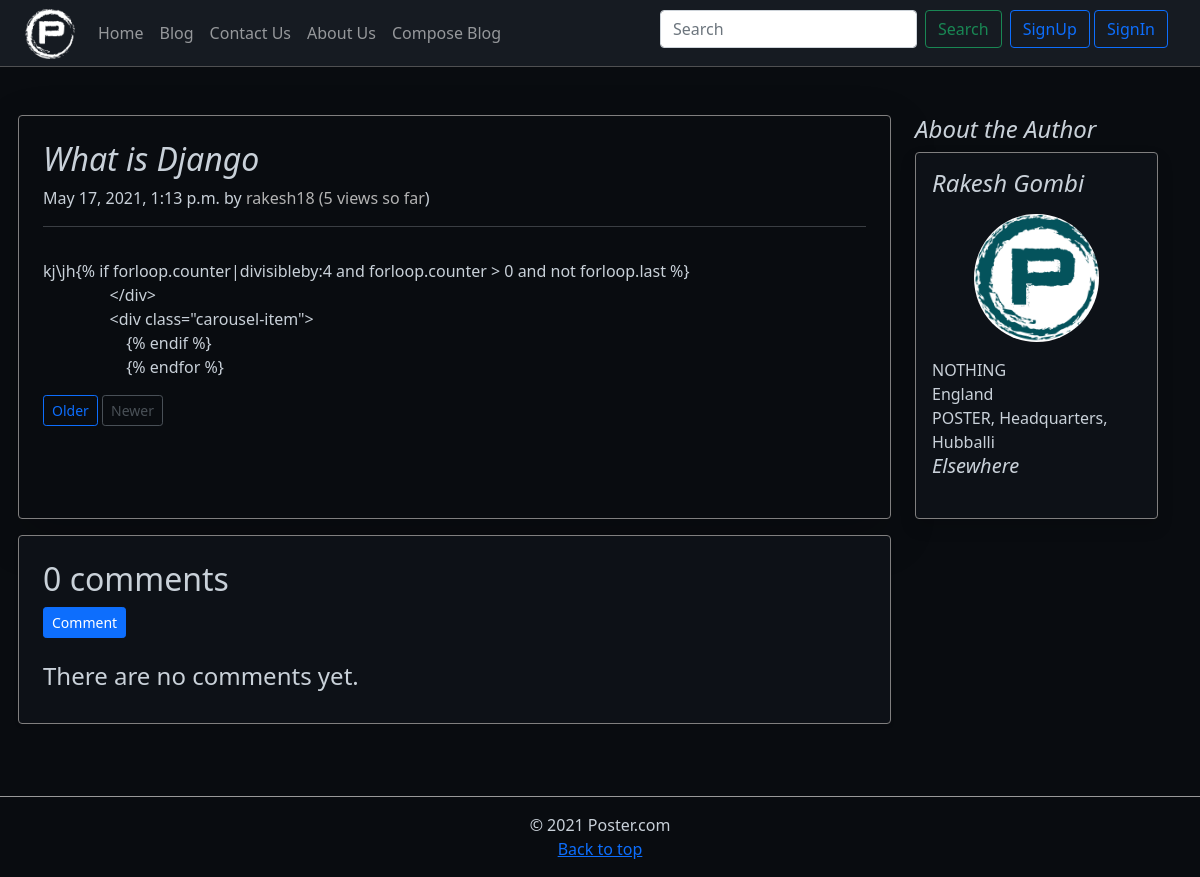
Screenshot of /blog/63-What-is-Django/ with the database file from the repository.
### Blog/models.py (models this page shows, shortened)
class Post(models.Model):
    sno = models.AutoField(primary_key=True)
    category = models.CharField(max_length=50, default="")
    title = models.CharField(max_length=300, default="")
    author = models.CharField(max_length=255, default="")
    content = RichTextField(blank=True, null=True)
    slug = models.CharField(max_length=350)
    views = models.IntegerField(default=0)
    timestamp = models.DateTimeField(auto_now_add=True)

### Home/models.py (models this page shows, shortened)
class Profile(models.Model):
  user = models.OneToOneField(User, null=True, on_delete=models.CASCADE)
  bio = models.TextField()
  organisation = models.CharField(max_length=300, default="")
  country = models.CharField(max_length=50, default="")
  display_pic = models.FileField(upload_to="pic_folder")
  website = models.CharField(max_length=255, null=True, blank=True, default="")
  facebook = models.CharField(max_length=255, null=True, blank=True, default="")
  instagram = models.CharField(max_length=255, null=True, blank=True, default="")
  twitter = models.CharField(max_length=255, null=True, blank=True, default="")
  github = models.CharField(max_length=255, null=True, blank=True, default="")

### Blog/views.py (the view)
# urls.py: path('<str:slug>/', views.blogPost, name="BlogPost"),
def blogPost(request, slug):
    post = get_object_or_404(Post, slug=slug)
    post.views += 1
    post.save()
    author = User.objects.filter(username=post.author).first()
    print(author.email)
    comments = post.comments.filter(active=True, parent__isnull=True)
    if request.method == 'POST':
        comment_form = CommentForm(data=request.POST)
        if comment_form.is_valid():
            parent_obj = None
            try:
                parent_id = int(request.POST.get('parent_id'))
            except:
                parent_id = None
            if parent_id:
                parent_obj = Comment.objects.get(id=parent_id)
                reply = post.comments.filter(
                    id=parent_id, active=True, parent__isnull=False)
                print(reply)
                if parent_obj:
                    replay_comment = comment_form.save(commit=False)
                    replay_comment.parent = parent_obj
            new_comment = comment_form.save(commit=False)
            new_comment.post = post
            subject, from_email, to = f"New comment on your post {post.title}", 'rakeshgombi18@gmail.com', f'{author.email}'
            text_content = 'This is an important message.'
            html_content = f'''
             <div style="background: #eee; padding: 15px; margin: 0; display: inline-block; border-radius:10px ">
              <div class="container"
                style="padding: 10px; border-radius: 10px; background-color: rgb(255, 255, 255); display: inline-block; margin:0 auto">
                <h4>Hi {author.first_name} {author.last_name},</h4>
                <p><strong>{request.POST['name']}</strong> has just now commeted as <b>{request.POST['body']} </b> On your post
                  <strong>{post.title}</strong>
                </p>
                <p style="text-align: center;"><a href="http://127.0.0.1:8000/blog/61-Blog-Home/"
                    style="padding: 5px 10px; background: #ff7300; color: white; text-decoration: none; border-radius: 15px; display: inline-block; margin: 0 auto; text-align: center; font-size: large;"
                    target="_blank">Click to view</a></p>
                <p>Good luck! Have a nice day😊</p>
              </div>
              <p style="text-align: center; color: rgb(93, 93, 93);">Thank you for blogging with poster</p>
            </div>
            '''
            msg = EmailMultiAlternatives(
                subject, text_content, from_email, [to])
            msg.attach_alternative(html_content, "text/html")
            msg.send()
            new_comment.save()
            return redirect(request.META.get('HTTP_REFERER', 'redirect_if_referer_not_found'))
    else:
        comment_form = CommentForm()
    return render(request,
                  'blog/blogPost.html',
                  {'post': post,
                   'comments': comments,
                   'comment_form': comment_form,
                   'author': author
                   })

### Blog/forms.py
class CommentForm(forms.ModelForm):
    class Meta:
        model = Comment
        fields = ('name', 'email', 'body')

### templates/blog/blogPost.html (shortened to what this page needs)
{% extends 'base.html' %}
{% load crispy_forms_tags %}
{% load static %}
{% load humanize %}
{% block css %}
<link rel="stylesheet" href="{% static 'style/blogPost.css'%}">
<link rel="stylesheet" href="{% static 'prism/prism.css'%}">
{% endblock css %}
{% block body %}
<main class="bg-black0 text-light">
  <div class="container py-5 mx-auto">
    <div class="row g-5">
      <div class="col-md-9  border shadow-lg rounded py-4">
        <article class="blog-post control-img">
          <h2 class="fst-italic ">{{post.title}}</h2>
          <p class=" blog-post-meta">{{post.timestamp}} by <span class="text-muted">{{ post.author }} ({{post.views}}
              views so far</span>)</p>
          <hr class="m-0 p-0">
          <p class="pt-3 control-img text-sm-left text-light " style="max-width: 100%;">
            {{ post.content|safe }}
          </p>
        </article>
        <nav class="blog-pagination" aria-label="Pagination">
          <a class="btn btn-outline-primary btn-sm" href="#">Older</a>
          <a class="btn btn-outline-secondary disabled btn-sm" href="#" tabindex="-1" aria-disabled="true">Newer</a>
        </nav>
      </div>
      <div class="col-md-3">
        <div class="position-sticky" style="top: 2rem;">
          <h4 class="fst-italic">About the Author</h4>
          <div class="p-3 bg-black1 border rounded shadow popup">
            <h4 class="fst-italic mb-3">{{author.first_name}} {{author.last_name}}</h4>
            {% if author.profile.display_pic %}
            <img src="{{ author.profile.display_pic.url}}" width="400" height="400">
            {% else %}
            <img src="{% static 'logo/favicon.png' %}" class="" alt="...">
            {% endif %}
            <p class="mb-0 mt-3">{{author.profile.bio}}</p>
            <p class="mb-0">{{author.profile.country}}</p>
            <p class="mb-0">{{author.profile.organisation}}</p>
            <div class="">
              <h5 class="fst-italic">Elsewhere</h5>
              <p class="text-justify text-center m-0 p-0 py-2">
              </p>
            </div>
          </div>
        </div>
      </div>
      <div class="sol-lg-9 col-md-9 sol-sm-11 card mb-4 bg-black1 text-light border shadow-sm mt-3 ">
        <div class="col py-4">
          <h2>{{ comments.count }} comments</h2>
          <button type="button" class="btn btn-primary btn-sm" id="comment">Comment</button>
          {% for comment in comments %}
          <div class="comments border mt-2 rounded bg-black2 text-light" style="padding: 10px;">
            <p class="font-weight-bold">
              {{ comment.name }}
              <span class=" text-muted font-weight-normal">
                {{ comment.created_on |naturaltime }}
              </span>
            </p>
            <p class="font-weight-bold">
              {{ comment.body | linebreaks }}
            </p>
            <button type="button" class="btn btn-link text-light btn-sm" id="make-reply{{ comment.id }}">Reply</button>
            {% if comment.replies.count > 0 %}
            {% if comment.replies.count == 1 %}
            <button type="button" class="btn btn-link text-light btn-sm " id="show-reply{{ comment.id }}"> Show
              {{comment.replies.count}} Reply</button>
            {% else %}
            <button type="button" class="btn btn-link text-light btn-sm " id="show-reply{{ comment.id }}"> Show
              {{comment.replies.count}} Replies</button>
            {% endif %}
            {% endif %}
            <div class="col-md-9 my-4">
              <div class="card-body bg-black2 border" id="reply-form{{ comment.id }}">
                <h5>Reply for this comment</h5>
                <form method="post" style="margin-top: 1.3em;">
                  {{ comment_form.as_p }}
                  {% csrf_token %}
                  <input type="hidden" name="parent_id" value="{{ comment.id }}">
                  <input class="btn btn-outline-primary  btn-sm" type="submit" value="Reply">
                  <button type="button" class="btn btn-outline-primary btn-sm"
                    id="hide-reply{{ comment.id }}">Cancel</button>
                </form>
              </div>
            </div>
            <div class="container" id="reply-box{{ comment.id }}">
              {% for reply in comment.replies.all %}
              <div class="col mb-3">
                <p class="font-weight-bold mb-0">
                  {{ reply.name }}<span class=" text-muted font-weight-normal">
                    {{ reply.created_on|naturaltime }}
                  </span>
                </p>
                {{ reply.body }}
              </div>
              {% empty %}
              {% endfor %}
              <button type="button" class="btn text-light btn-link" id="hide-replies{{ comment.id }}">Hide all
                replies</button>
            </div>
          </div>
          {% empty %}
          <h4>There are no comments yet.</h4>
          {% endfor %}
        </div>
      </div>
    </div>
  </div>
</main>
{% endblock body %}

### static/style/blogPost.css (style rules this page uses)
.popup img { width: 60%; height: auto; margin: auto; display: block; border-radius: 50%; }

### rows the page displays
Post: title "What is Django", timestamp "May 17, 2021, 1:13 p.m.", author "rakesh18", views "5", content "kj\\jh{% if forloop.counter|divisibleby:4 and forloop.counter > 0 and not forloop.last %} </div> <div class=\"carousel-item\"> {% endif %} {% endfor %}"

### other values shown
{{ author.first_name }} "Rakesh"
{{ author.last_name }} "Gombi"
{{ author.profile.bio }} "NOTHING"
{{ author.profile.country }} "England"
{{ author.profile.organisation }} "POSTER, Headquarters, Hubballi"
{{ comments.count }} "0"
